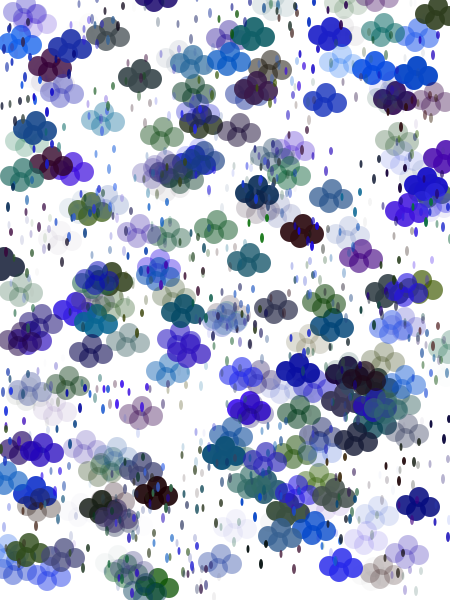
Frame 1 (no input)
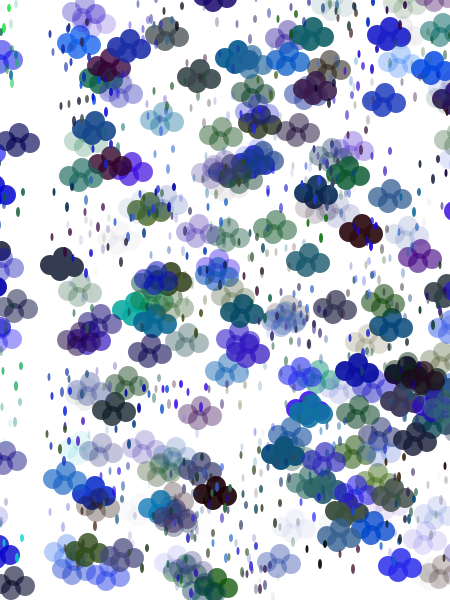
Frame 60 (the mouse pressed at the canvas centre just before this capture)
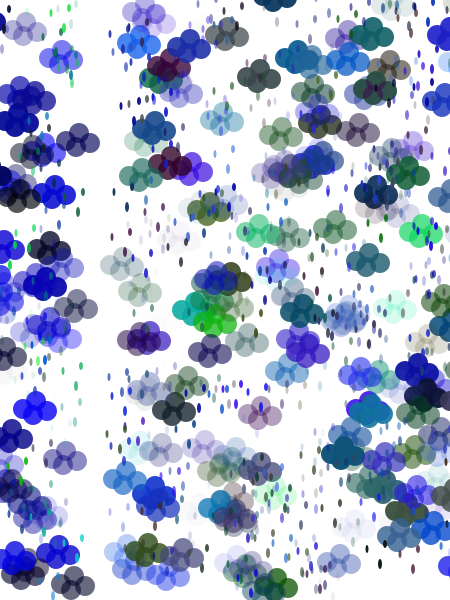
Frame 120 (the mouse held since frame 60 and released just before this capture)

The Processing sketch that drew these frames (run headless with seeded random() and noise(); from frame 60 on, the mouse is pressed at the canvas centre):

// Processing sketch: processing_43047
// ── processing_43047.pde

int numC = 400;
int numR = 300;
int s = 20;

int[] xC = new int [numC];
int[] yC = new int [numC];
int[] xR = new int [numR];
int[] yR = new int [numR];

color[] c = new color[numC];

void setup() {
  size(450, 600);
  smooth();
  for (int i = 0; i < numC; i++) {
    xC[i] = int(random(width));
    yC[i] = int(random(height));
    c[i] = color(random(70), random(110), random(240), random(256));
  }
  for (int r = 0; r < numR; r++) {
    xR[r] = int(random(width));
    yR[r] = int(random(height));
  }
}
void draw () {
  background(255);
  for (int i = 0; i < numC; i=i+2) {
    xC[i]++;
    if (xC[i]> width+s) {
      xC[i]=-s;
      yC[i]=int(random(height));
      c[i]=color(random(10), random(10), random(265), random(256));
    }
    cloud(xC[i], yC[i], c[i]);
  }
  for (int r = 0; r < numR; r++) {
    xR[r]++;
    if (xR[r]> width+s) {
      xR[r]=-s;
      yR[r]=int(random(height));
       c[r]=color(random(20), random(240), random(240), random(256));
    }
    
    rain(xR[r], yR[r], c[r]);
  }
}


void cloud (int xx, int yy, color col) {
  noStroke();
  fill(col);
  ellipse(xx, yy, 20, 20);
  ellipse(xx+14, yy-4, 20, 20);
  ellipse(xx-10, yy-6, 20, 20);
  ellipse(xx+3, yy-14, 20, 20);
}


 void rain (int xx, int yy, color col) {
 noStroke();
 fill(col);
 ellipse(xx, yy, 4, 10);
 ellipse(xx+5,yy-20,4,8);
 ellipse(xx-13,yy-15,3,8);
 }
 
